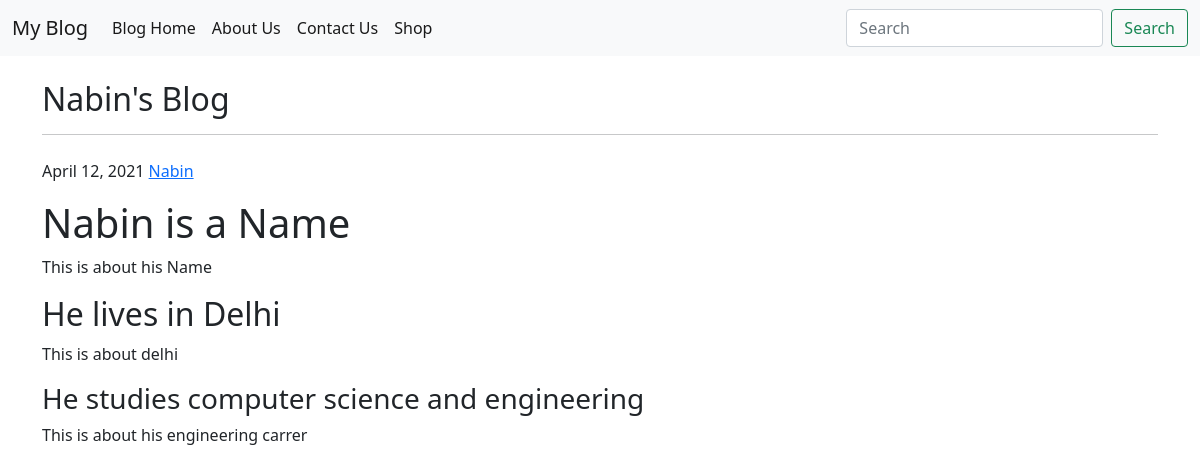
The page /blog/blogpost/1 on the database its author committed.
### blog/models.py (models this page shows, shortened)
class Blogpost(models.Model):
    blog_id = models.AutoField(primary_key=True)
    title = models.CharField(max_length=500, default="")
    heading0 = models.CharField(max_length=500, default="")
    content_heading0 = models.CharField(max_length=5000, default="")
    heading1 = models.CharField(max_length=500, default="")
    content_heading1 = models.CharField(max_length=5000, default="")
    heading2 = models.CharField(max_length=500, default="")
    content_heading2 = models.CharField(max_length=5000, default="")
    thumbnail = models.ImageField(upload_to="blog/images")
    post_date = models.DateField()

### blog/views.py (the view)
# urls.py: path('blogpost/<int:id>', views.blogpost, name='blogpost')
def blogpost(request, id):
    post = Blogpost.objects.filter(blog_id=id)[0]
    return render(request, 'blog/blogpost.html', {'post': post})

### blog/templates/blog/blogpost.html (shortened to what this page needs)
{% extends 'blog/basic.html' %}
{% block body %}
<div class="container my-4">
<article class="blog-post">
        <h2 class="blog-post-title">{{post.title}}</h2><hr>
        <p class="blog-post-meta">{{post.post_date}} <a href="http://nabin.rf.gd">Nabin</a></p>
        <h1>{{post.heading0}}</h1>
        <p>{{post.content_heading0}}</p>
        <h2>{{post.heading1}}</h2>
        <p>{{post.content_heading1}}</p>
        <h3>{{post.heading2}}</h3>
        <p>{{post.content_heading2}}</p>
      </article>
</div>
{% endblock %}

### rows shown on the page
Blogpost: title "Nabin's Blog", post_date "April 12, 2021", heading0 "Nabin is a Name", content_heading0 "This is about his Name", heading1 "He lives in Delhi", content_heading1 "This is about delhi", heading2 "He studies computer science and engineering", content_heading2 "This is about his engineering carrer"
